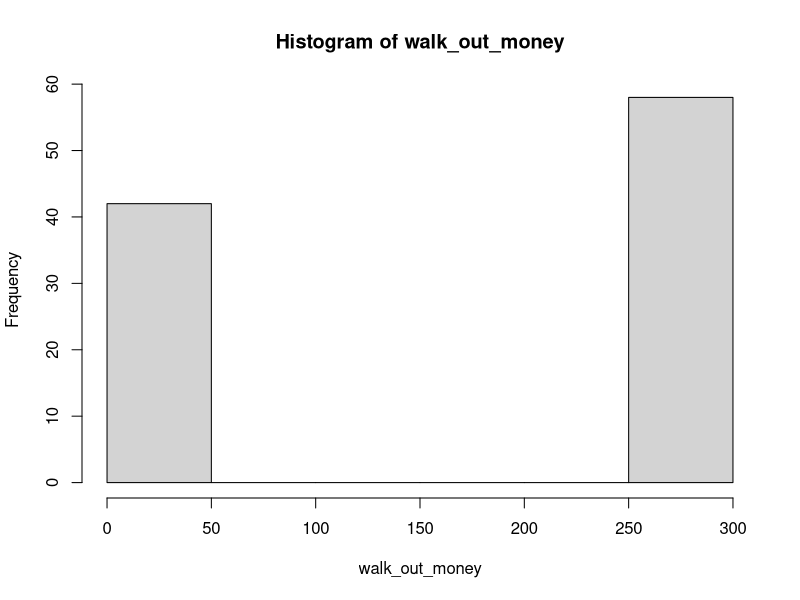
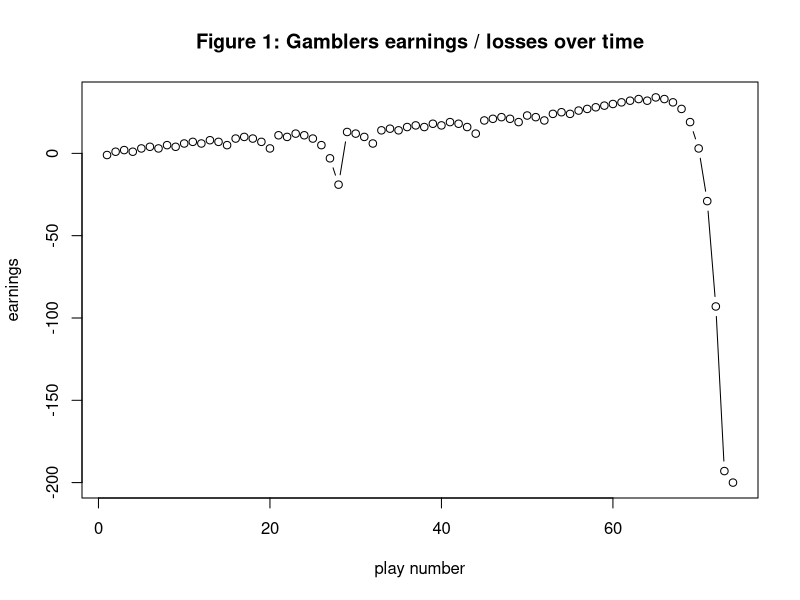
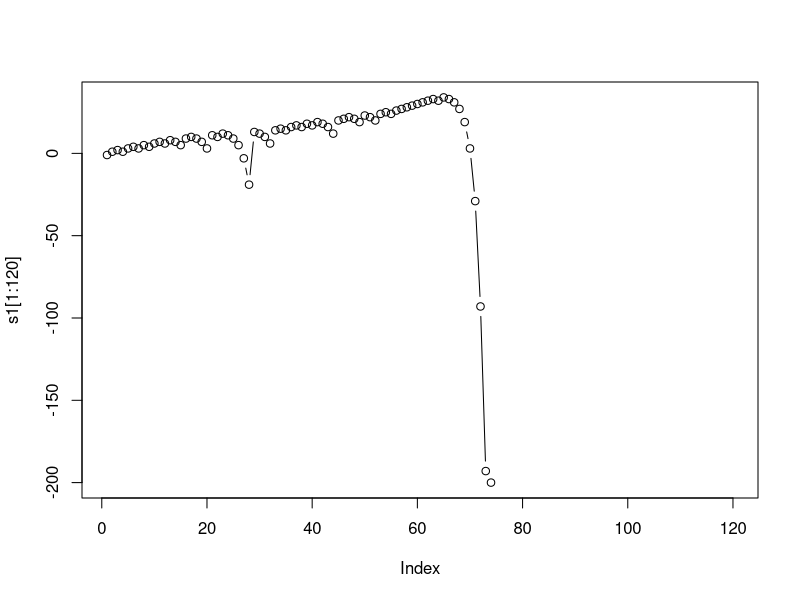
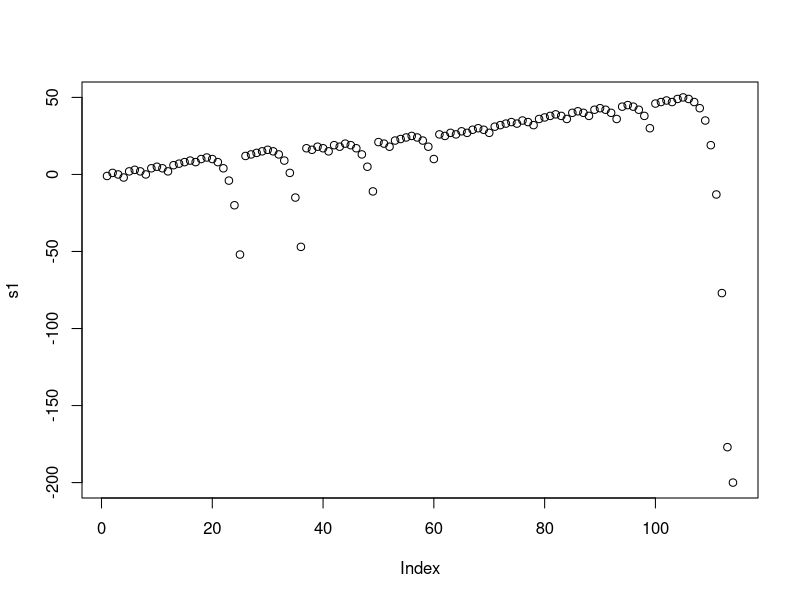
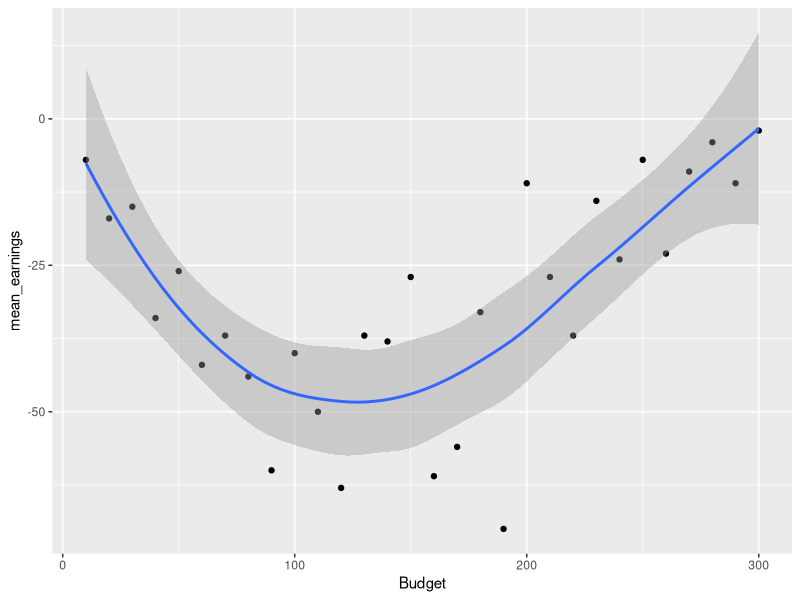
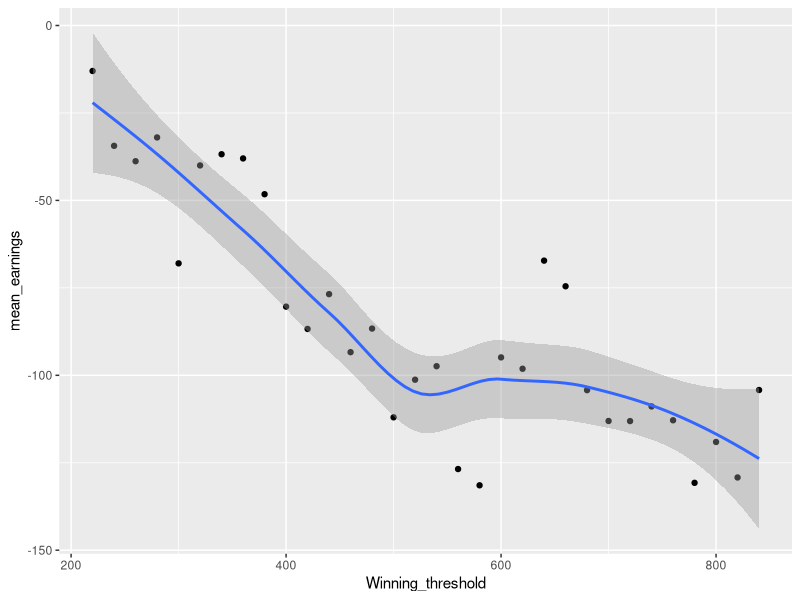
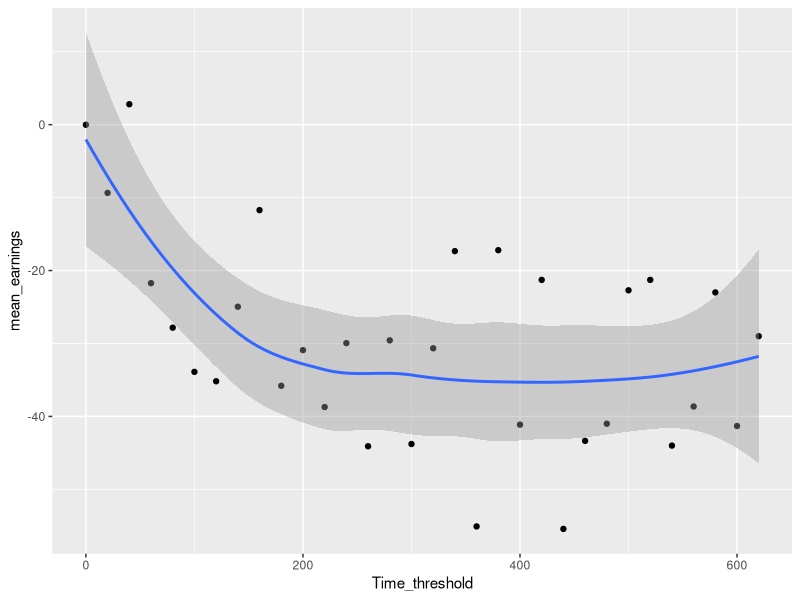
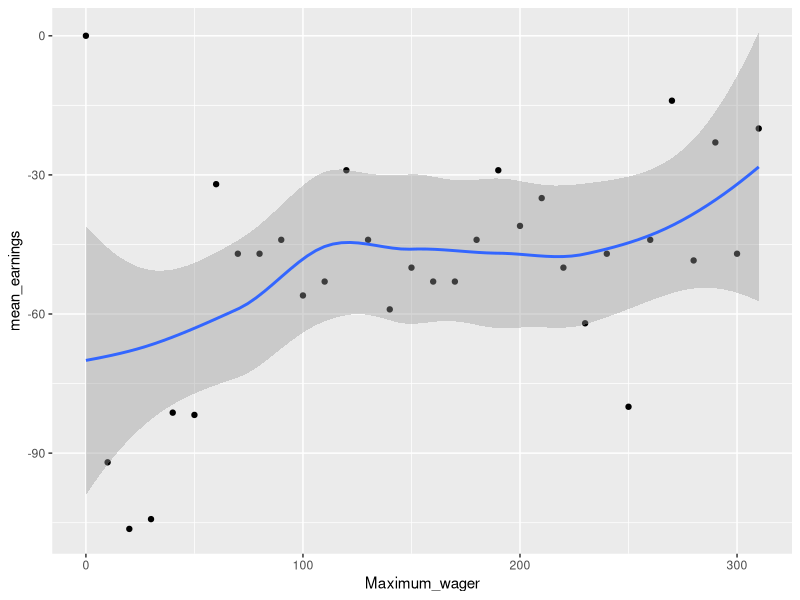

The R script that drew these images, in order:
## ---- chunk 1
library(magrittr) # needs to be run every time you start R and want to use %>%
library(dplyr)
library(tidyverse)
library(ggplot2)
## ---- chunk 2
#' A single play of the Martingale strategy
#'
#' Takes a state list, spins the roulette wheel, returns the state list with updated values (for example, budget, plays, etc)
#' @param state A list with the following entries: 
#'   B              number, the budget
#'   W              number, the budget threshold for successfully stoping
#'   L              number, the maximum number of plays 
#'   M              number, the casino wager limit
#'   plays          integer, the number of plays executed
#'   previous_wager number, the wager in the previous play (0 at first play)
#'   previous_win   TRUE/FALSE, indicator if the previous play was a win (TRUE at first play)
#' @return The updated state list
## ---- chunk 3
one_play <- function(state){
    #browser() ## what's this?
  
    # Wager
    proposed_wager <- ifelse(state$previous_win, 1, 2*state$previous_wager)
    wager <- min(proposed_wager, state$M, state$B)
    
    # Spin of the wheel
    red <- rbinom(1,1,18/38)
    
    # Update state
    state$plays <- state$plays + 1
    state$previous_wager <- wager
    if(red){
      # WIN
      state$B <- state$B + wager
      state$previous_win <- TRUE
    }else{
      # LOSE
      state$B <- state$B - wager
      state$previous_win <- FALSE
    }
  state
}
## ---- chunk 4
#' Stopping rule
#'
#' Takes the state list and determines if the gambler has to stop
#' @param state A list.  See one_play
#' @return TRUE/FALSE


stop_play <- function(state){
  #browser()
  if(state$B <= 0) return(TRUE)
  if(state$plays >= state$L) return(TRUE)
  if(state$B >= state$W) return(TRUE)
  FALSE
}
## ---- chunk 5
#' Play roulette to either bankruptcy, success, or play limits
#'
#' @param B number, the starting budget
#' @param W number, the budget threshold for successfully stoping
#' @param L number, the maximum number of plays 
#' @param M number, the casino wager limit
#' @return A vector of budget values calculated after each play.
one_series <- function(
    B = 200
  , W = 300
  , L = 1000
  , M = 100
){

  # initial state
  state <- list(
    B = B
  , W = W
  , L = L
  , M = M
  , plays = 0
  , previous_wager = 0
  , previous_win = TRUE
  )
  
  # vector to store budget over series of plays
  budget <- rep(NA, L)
  
  # For loop of plays
  for(i in 1:L){
    new_state <- state %>% one_play
    budget[i] <- new_state$B
    if(new_state %>% stop_play){
      return(budget[1:i])
    }
    state <- new_state
  }
  budget    
}

# helper function
get_last <- function(x) x[length(x)] 

## ---- chunk 6
# Simulation
walk_out_money <- rep(NA, 100)
for(j in seq_along(walk_out_money)){
  walk_out_money[j] <- one_series(B = 200, W = 300, L = 1000, M = 100) %>% get_last
}


# Walk out money distribution
hist(walk_out_money, breaks = 10)

# Estimated probability of walking out with extra cash
mean(walk_out_money > 200)

# Estimated earnings
mean(walk_out_money - 200)
## ---- chunk 7
# Q1
set.seed(2)
earning <- one_series(B = 200, W = 300, L = 1000, M = 100) - 200
plot(earning, main = "Figure 1: Gamblers earnings / losses over time", xlab = "play number", 
     ylab = "earnings", type ="b")
## ---- chunk 8
# in class code

set.seed(2)
s1 <- one_series(B = 200, W = 300, L = 1000, M = 100) - 200
plot(s1[1:120], type = "b")

set.seed(3)
s1 <- one_series(B = 200, W = 300, L = 1000, M = 100) - 200
plot(s1)

## ---- chunk 9
# change the budget
walk_out_money <- rep(NA, 100)
b <- matrix(nrow = 100, ncol = 30)


# For loop eg:    for (i in 1:100) {...}

for(i in seq(1, 30)){
  for(j in seq_along(walk_out_money)){
    b[j, i] <- (one_series(B= 10*i, W = 300, L = 1000, M = 200) - 10*i) %>% get_last
  }
}

# Estimated earnings
mean_earnings <- colMeans(b)

df1 <- as.data.frame(mean_earnings)
df1["Budget"] <- seq(10,300,10)
df1 %>%
  ggplot(ggtitle("Figure 2: Change the budget"), mapping = aes(x = Budget, y = mean_earnings)) +
  geom_point() +
  geom_smooth()

# plot earnings
#plot(x = seq(10, 300, 10), y = mean_earnings, xlab = "budget", type = "l")

## ---- chunk 10
# change the winning

walk_out_money <- rep(NA, 100)
w <- matrix(nrow = 100, ncol = 32)

for(i in seq(1, 32)){
  for(j in seq_along(walk_out_money)){
    w[j, i] <- one_series(B= 200, W = 200 + 20 * i, L = 1000, M = 200) %>% get_last
  }
}

# Estimated earnings
mean_earnings <- colMeans(w) - 200

df2 <- as.data.frame(mean_earnings)
df2["Winning_threshold"] <- seq(220,840,20)
df2 %>%
  ggplot(mapping = aes(x = Winning_threshold, y = mean_earnings)) +
  geom_point() +
  geom_smooth()

# plot earnings
#plot(mean_earnings)
## ---- chunk 11
# change time threshold
walk_out_money <- rep(NA, 100)
l <- matrix(nrow = 100, ncol = 32)

for(i in seq(1, 32)){
  for(j in seq_along(walk_out_money)){
    l[j, i] <- one_series(B= 200, W = 300, L = 20 * (i-1), M = 200) %>% get_last
  }
}

# Estimated earnings
mean_earnings <- colMeans(l) - 200

df3 <- as.data.frame(mean_earnings)
df3["Time_threshold"] <- seq(0,620,20)
df3 %>%
  ggplot(mapping = aes(x = Time_threshold, y = mean_earnings)) +
  geom_point() +
  geom_smooth()

# plot earnings
#plot(mean_earnings)
## ---- chunk 12
# change max
walk_out_money <- rep(NA, 100)
m <- matrix(nrow = 100, ncol = 32)

for(i in seq(1, 32)){
  for(j in seq_along(walk_out_money)){
    m[j, i] <- one_series(B= 200, W = 300, L = 1000, M = 10 * (i-1)) %>% get_last
  }
}

# Estimated earnings
mean_earnings <- colMeans(m) - 200

df4 <- as.data.frame(mean_earnings)
df4["Maximum_wager"] <- seq(0,310,10)
df4 %>%
  ggplot(mapping = aes(x = Maximum_wager, y = mean_earnings)) +
  geom_point() +
  geom_smooth()

# plot earnings
#plot(mean_earnings)
## ---- chunk 13
# Q4: average number of plays
# Simulation
set.seed(123)
num_play <- function(x) length(x) 

walk_out_play <- rep(NA, 100)
for(j in seq_along(walk_out_play)){
  walk_out_play[j] <- one_series(B = 200, W = 300, L = 1000, M = 100) %>% num_play
}

## num_play, we can easily use length. they are the same

# Walk out play distribution
hist(walk_out_play, breaks = 100)



# Estimated playing times
mean(walk_out_play)

